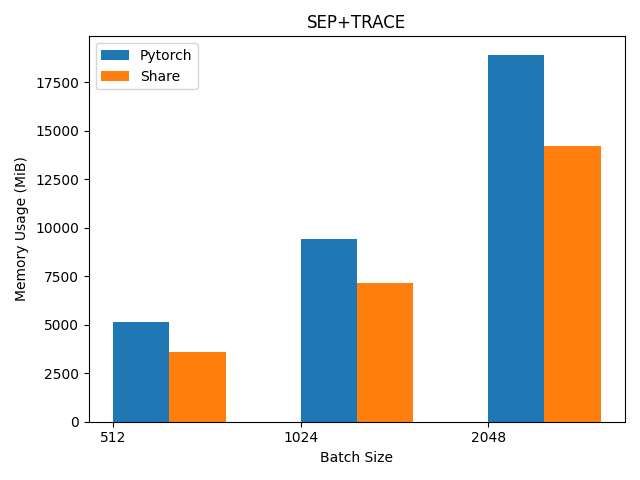

The script that saved this image:
import matplotlib.pyplot as plt
import numpy as np

labels = ['512', '1024', '2048']
pytorch = [5146, 9438, 18928]
share = [3582, 7156, 14238]

x = np.arange(len(labels))  
width = 0.3  

fig, ax = plt.subplots()
rects1 = ax.bar(x + width/2, pytorch, width, label='Pytorch')
rects2 = ax.bar(x + 1.5*width, share, width, label='Share')

ax.set_xlabel('Batch Size')  # 设定x轴的单位为Batch Size
ax.set_ylabel('Memory Usage (MiB)')  # 设定y轴的单位为Memory Usage (MiB)
ax.set_title('SEP+TRACE')
ax.set_xticks(x)
ax.set_xticklabels(labels)
ax.legend()

fig.tight_layout()

plt.savefig('trace.png')  # 放在plt.show()之前
plt.show()
